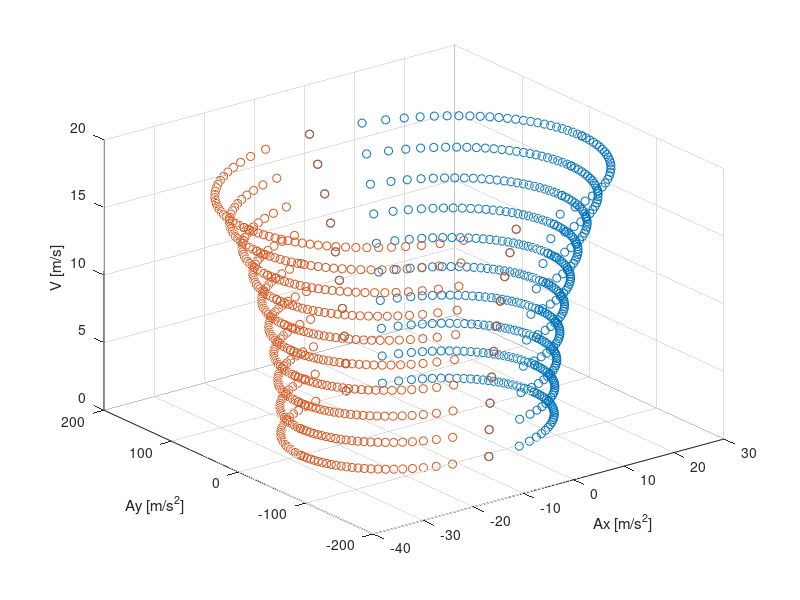

Write MATLAB code to recreate this figure.
clear; clc; clf;

m = 100;
g = 9.81;
rho = 1.292;
CzA = 1;
CxA = 1;
Jw = 1;
Jm = 1;
Rw = 0.15;
f = 1; % rolling resistance
tau = 1; % wm / ww
RPM = 30/pi * 120;

Nv = 10; % velocity steps
Nell = 25; % number of ellipse points

meq = m + 4*(Jw/(Rw^2)) + 4*(Jm*tau^2/(Rw^2));

Fza = @(V) m*g + 0.5*rho*CzA*(V.^2);
Fxa = @(V) m*g + 0.5*rho*CxA*(V.^2);

FRR = @(F) f*F; %% rolling resistance

Vmax = RPM*pi*Rw / (tau*30);
Vn = linspace(0,Vmax,Nv);

V_muxp_muyp = zeros(Nv,3);
V_muxp_muyp(:,1) = Vn;

% this section handles the friction of the tires, should be replaced with
% magic formula I think
% mu x nom, mu y nom, @ a certain Fz
muxnom = 1.0;
muynom = 1.0;

% slopes of mu x and y curves as a function of the vertical force
LSx = 0.01;
LSy = 0.01;

% find mu x peak and mu y peak for all values of V
V_muxp_muyp(:,2) = muxnom + LSx*Fza(V_muxp_muyp(:,1));
V_muxp_muyp(:,3) = muynom + LSy*Fza(V_muxp_muyp(:,1));

%TODO GGV forward and GGV backward
GGV = zeros(Nv*Nell*4,3); %V, Ax, Ay
GGVf = zeros(Nv*Nell*2,3);
GGVr = zeros(Nv*Nell*2,3);

for i = 1:Nv
    Vcur = V_muxp_muyp(i,1);
    muxp = V_muxp_muyp(i,2);
    muyp = V_muxp_muyp(i,3);

    % friction coefficients in the first quadrant
    muy = linspace(0,muyp,Nell);
    mux = sqrt((1-((muy).^2/(muyp)^2)) * (muxp)^2); % ellipse equation

    % forces and equations
    Axf = zeros(1,Nell*2);
    Ayf = zeros(1,Nell*2);
    Axr = zeros(1,Nell*2);
    Ayr = zeros(1,Nell*2);

    AxQn = @(mux) (Fza(Vcur)*mux - Fxa(Vcur) - FRR(Fza(Vcur))) / meq;
    AyQn = @(muy) (Fza(Vcur)*muy) / m;

    % vectorizing all four quadrants
    Axf(1:Nell)          = AxQn( mux);
    Ayf(1:Nell)          = AyQn( muy);
    Axf((Nell+1):2*Nell) = AxQn( mux);
    Ayf((Nell+1):2*Nell) = AyQn(-muy);
    Axr(1:Nell)          = AxQn(-mux);
    Ayr(1:Nell)          = AyQn( muy);
    Axr((Nell+1):2*Nell) = AxQn(-mux);
    Ayr((Nell+1):2*Nell) = AyQn(-muy);

    % appending to GGV matrix for plotting
    GGV((4*Nell*(i-1)+1):4*Nell*i,1) = Vcur;
    GGV((4*Nell*(i-1)+1):4*Nell*i,2) = [Axf Axr];
    GGV((4*Nell*(i-1)+1):4*Nell*i,3) = [Ayf Ayr];

    GGVf((2*Nell*(i-1)+1):2*Nell*i,1) = Vcur;
    GGVf((2*Nell*(i-1)+1):2*Nell*i,2) = Axf;
    GGVf((2*Nell*(i-1)+1):2*Nell*i,3) = Ayf;

    GGVr((2*Nell*(i-1)+1):2*Nell*i,1) = Vcur;
    GGVr((2*Nell*(i-1)+1):2*Nell*i,2) = Axr;
    GGVr((2*Nell*(i-1)+1):2*Nell*i,3) = Ayr;
end

scatter3(GGVf(:,2),GGVf(:,3),GGVf(:,1),'bo'); hold on;
scatter3(GGVr(:,2),GGVr(:,3),GGVr(:,1),'ro');

%[Axmg,Aymg] = meshgrid(GGV(:,2),GGV(:,3));
%surf(Axmg,Aymg,GGV(:,1));
%scatter3(GGV(:,2),GGV(:,3),GGV(:,1),'ko');

xlabel("Ax [m/s^2]");
ylabel("Ay [m/s^2]");
zlabel("V [m/s]");
%daspect([1 1 1/1000]);